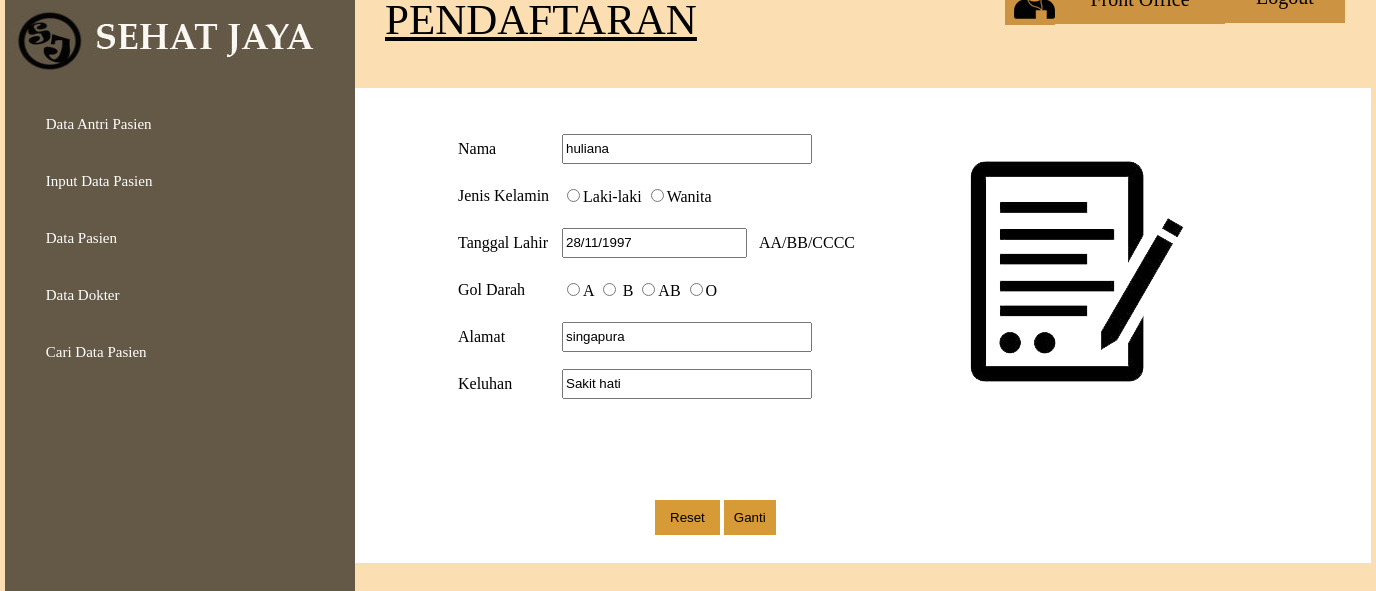
The app's page /front-office/update_data.php?edit=3 (signed in) with its own data.
### tables this page shows
CREATE TABLE IF NOT EXISTS `pasien` (
  `id_num` int(10) NOT NULL AUTO_INCREMENT,
  `nama` varchar(30) NOT NULL,
  `jenis_kelamin` varchar(30) NOT NULL,
  `tanggal_lahir` varchar(30) NOT NULL,
  `gol_darah` varchar(30) NOT NULL,
  `alamat` varchar(30) NOT NULL,
  `keluhan` varchar(30) NOT NULL,
  PRIMARY KEY (`nama`),
  UNIQUE KEY `id_num` (`id_num`)
);

### front-office/update_data.php (the view, shortened to what this page needs)
<html>
<head>
</head>
<link rel="stylesheet" type="text/css" href="style.css">
<body bgcolor="#fbdeb1">
<?php
if(isset($_GET['edit'])){
    $edit=$_GET['edit'];
	$id=$edit;
}
?>
<div id="wrapper">
<div id="logo"></div>
<div id="sidebar">
	<?php
	  include("menu.php");
	?>
<div class="kepala"><u>PENDAFTARAN</u></div>
<div id="foto">
<div id="foto2"></div></div>
<a href="home-office.php"><div id="namauser"><center>Front Office<center> </div></a>
<a href="../index.php"><div id="logout"><center>Logout</center></a></div>
<div id="pendaftaran">
<form method="POST">
<?php
$all=mysql_query("select * from pasien where id_num='".$id."' ");
$log=mysql_fetch_array($all);
?>
<br>
<br>
<table class="form" border="0">
                <tr>
				<td width="100" height ="45">Nama </td>
				<td  width="300" height="45" ><input class="td" type="text"  name="nama" value="<?php echo "".$log['nama'].""; ?>"  required></td>
				</tr>
				<tr>
				<td width="100" height ="45">Jenis Kelamin</td>
				<td width="300" height="45"><input type="radio" name="jenis_kelamin" value="Laki - laki" required>Laki-laki
				 <input type="radio" name="jenis_kelamin" value="wanita" required>Wanita</td>
				</tr>
				<td width="100" height="45">Tanggal Lahir</td>
				<td width="300" height="45"><input class="td2" type="text" name="tanggal_lahir" value="<?php echo "".$log['tanggal_lahir'].""?>"required>&nbsp;&nbsp;&nbsp;AA/BB/CCCC</td>
				<tr>
				<td width="100" height ="45">Gol Darah</td>
				<td width="100" height ="45"><input type="radio" name="gol_darah" value="A" required>A
				<input type="radio" name="gol_darah" value="B" required> B
				<input type="radio" name="gol_darah" value="AB" required>AB
				<input type="radio" name="gol_darah" value="AB" required>O</td>
                </tr>
				<tr>
				<td width="100" height ="45">Alamat</td>
				<td width="300" height ="45"><input class="td" type="text" name="alamat" value="<?php echo "".$log['alamat'].""?>" required></td>
				</tr>
				<tr>
				<td width="100" height ="45">Keluhan</td>
				<td width="100" height ="45"><input class="td" type="text" name="keluhan" value="<?php echo"".$log['keluhan'].""?>" required>
		      </select></td>
				</tr>
				</table>
				<input type="reset" id="hapus" value="Reset">
<input type="submit" name="update" id="simpan" value="Ganti">
</form>
<div id="gambardaftar"><img src="../img/daftar.png"></img></div>
</div>
</body>
</html>

### front-office/style.css (style rules this page uses)
a { color:black; text-decoration:none; }
body { margin:0; }
#wrapper { width:1366px; height:100%; margin:auto; }
#logo { width:350; height:80; background-image:url(../img/logo3.jpg); margin-top:-664; }
.kepala { width:600; height:60; background-color:; margin-top:-402; margin-left:380; font:43px rockwell; }
#foto { width:50; height:50; background-image:url(../img/gboffice.png); background-color:#cc9342; margin-left:1000; margin-top:-80; }
#namauser { width:170; background-color:#cc9342; margin-top:-50; margin-left:1050; font:15pt rockwell; padding-top:13; padding-bottom:13; border:black; }
#logout { width:120; background-color:#cc9342; padding-top:14.5; padding-bottom:14.5; margin-top:-53; margin-left:1220; font:15pt rockwell; }
#pendaftaran { width:1016; height:475; background-color:white ; margin-left:350; margin-top:65; }
#gambardaftar { width:300; height:300; background-color:none; margin-top:-430; margin-left:560; position:absolute; }
#hapus { padding-left:15; padding-right:15; padding-top:10; padding-bottom:10; background-color:#d69a37; border:transparent; margin-left:300; margin-top:-100; }
#simpan { padding-left:10; padding-right:10; padding-top:10; padding-bottom:10; background-color:#d69a37; border:transparent; margin-top:-100; }

### front-office/update_data.php (style rules this page uses)
.form { margin-left:100; margin-bottom:100; font-family:constantia; font-size:12pt; }
.td { width:250; height:30; font-size:10pt; }
.td2 { height:30; font-size:10pt; }

### records on screen
pasien: nama "huliana", tanggal_lahir "28/11/1997", alamat "singapura", keluhan "Sakit hati"
